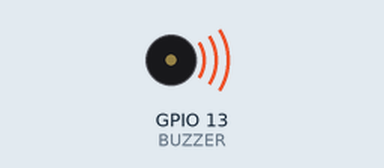
Recording of a sketch running on a simulated ESP32. On the bench: buzzer (waves = sounding). What the sketch prints to the serial monitor is not drawn.

Above: at 0.15 s.
Timing chart, 0 to 11.9 s (numbered marks = the images above):
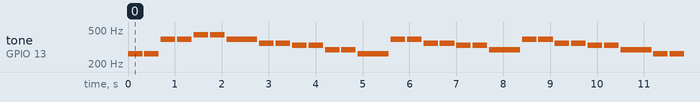

Measured:
- by itself, tone on GPIO 13 (BUZZER): plays 262 Hz for 0.31 s, 262 Hz for 0.31 s, 392 Hz for 0.31 s, 392 Hz for 0.31 s, 440 Hz for 0.31 s, 440 Hz for 0.31 s … (300 notes in this stretch)

The sketch:

04-buzzer-melody.ino
```cpp
/*
 * 04 - Buzzer pasivo: "Estrellita, ¿dónde estás?" (Twinkle Twinkle Little Star)
 * learn-esp32-with-claude
 *
 * El buzzer PASIVO no tiene oscilador propio: vos le das la frecuencia y él vibra a
 * esa frecuencia. Más Hz = nota más aguda; menos Hz = más grave.
 * Acá tocamos una melodía: cada nota es una FRECUENCIA y una DURACIÓN (ritmo).
 *
 * Cableado:
 *   Buzzer PASIVO (2 patas):
 *     pata de señal (+ si está marcada) -> GPIO13
 *     otra pata                          -> GND
 * Board:  ESP32 Dev Module
 * Serial: 115200 baud
 *
 * Nota: usamos tone()/noTone() (core ESP32 3.x). Alternativa nativa: LEDC
 * (ledcAttach + ledcWriteTone).
 */

const int BUZZER = 13;

// Frecuencias de las notas (Hz)
#define DO  262
#define RE  294
#define MI  330
#define FA  349
#define SOL 392
#define LA  440
#define SI  494
#define DO2 523

// Melodía de Estrellita. Cada nota tiene su frecuencia...
int melodia[] = {
  DO, DO, SOL, SOL, LA, LA, SOL,
  FA, FA, MI,  MI,  RE, RE, DO,
  SOL,SOL,FA,  FA,  MI, MI, RE,
  SOL,SOL,FA,  FA,  MI, MI, RE,
  DO, DO, SOL, SOL, LA, LA, SOL,
  FA, FA, MI,  MI,  RE, RE, DO
};

// ...y su duración (1 = negra, 2 = blanca/el doble). El último de cada frase dura más.
int duraciones[] = {
  1,1,1,1,1,1,2,
  1,1,1,1,1,1,2,
  1,1,1,1,1,1,2,
  1,1,1,1,1,1,2,
  1,1,1,1,1,1,2,
  1,1,1,1,1,1,2
};

const int N = sizeof(melodia) / sizeof(melodia[0]);  // cantidad de notas
const int BEAT = 350;                                // ms por negra (tempo)

void setup() {
  Serial.begin(115200);
  Serial.println("Estrellita, donde estas...");
}

void loop() {
  for (int i = 0; i < N; i++) {
    int dur = duraciones[i] * BEAT;     // duración total de esta nota
    tone(BUZZER, melodia[i]);           // suena la frecuencia
    delay(dur - 40);                    // la mantenemos casi toda su duración
    noTone(BUZZER);                     // pequeño silencio: separa notas repetidas
    delay(40);
  }
  delay(1500);                          // pausa antes de repetir la canción
}
```
